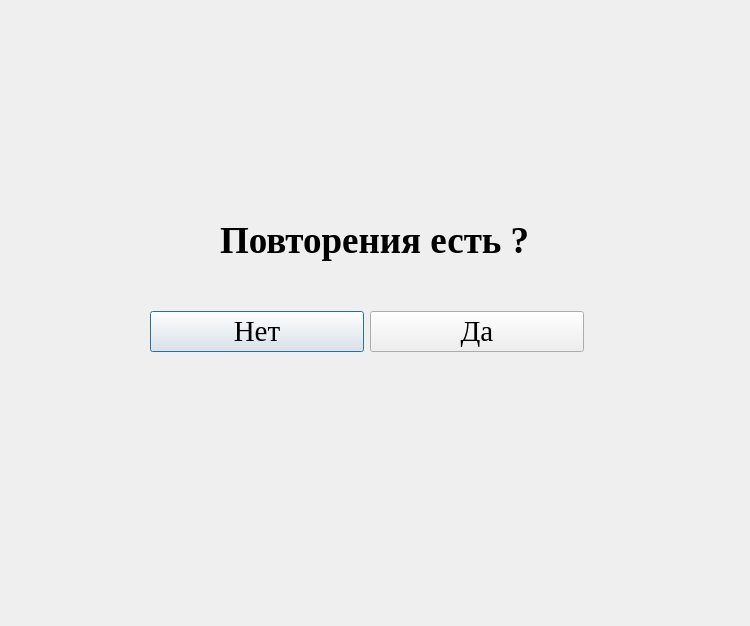
<?xml version="1.0" encoding="UTF-8"?>
<ui version="4.0">
 <class>Dialog</class>
 <widget class="QDialog" name="Dialog">
  <property name="geometry">
   <rect>
    <x>0</x>
    <y>0</y>
    <width>750</width>
    <height>626</height>
   </rect>
  </property>
  <property name="windowTitle">
   <string>Dialog</string>
  </property>
  <widget class="QLabel" name="label">
   <property name="geometry">
    <rect>
     <x>220</x>
     <y>220</y>
     <width>310</width>
     <height>41</height>
    </rect>
   </property>
   <property name="font">
    <font>
     <family>Times New Roman</family>
     <pointsize>28</pointsize>
     <bold>true</bold>
    </font>
   </property>
   <property name="text">
    <string>Повторения есть ?</string>
   </property>
  </widget>
  <widget class="QWidget" name="layoutWidget">
   <property name="geometry">
    <rect>
     <x>150</x>
     <y>310</y>
     <width>434</width>
     <height>43</height>
    </rect>
   </property>
   <layout class="QHBoxLayout" name="horizontalLayout">
    <item>
     <widget class="QPushButton" name="repeat_left_1_no">
      <property name="font">
       <font>
        <family>Times New Roman</family>
        <pointsize>22</pointsize>
       </font>
      </property>
      <property name="text">
       <string>Нет</string>
      </property>
     </widget>
    </item>
    <item>
     <widget class="QPushButton" name="repeat_left_1_yes">
      <property name="font">
       <font>
        <family>Times New Roman</family>
        <pointsize>22</pointsize>
       </font>
      </property>
      <property name="text">
       <string>Да</string>
      </property>
     </widget>
    </item>
   </layout>
  </widget>
 </widget>
 <resources/>
 <connections/>
</ui>
